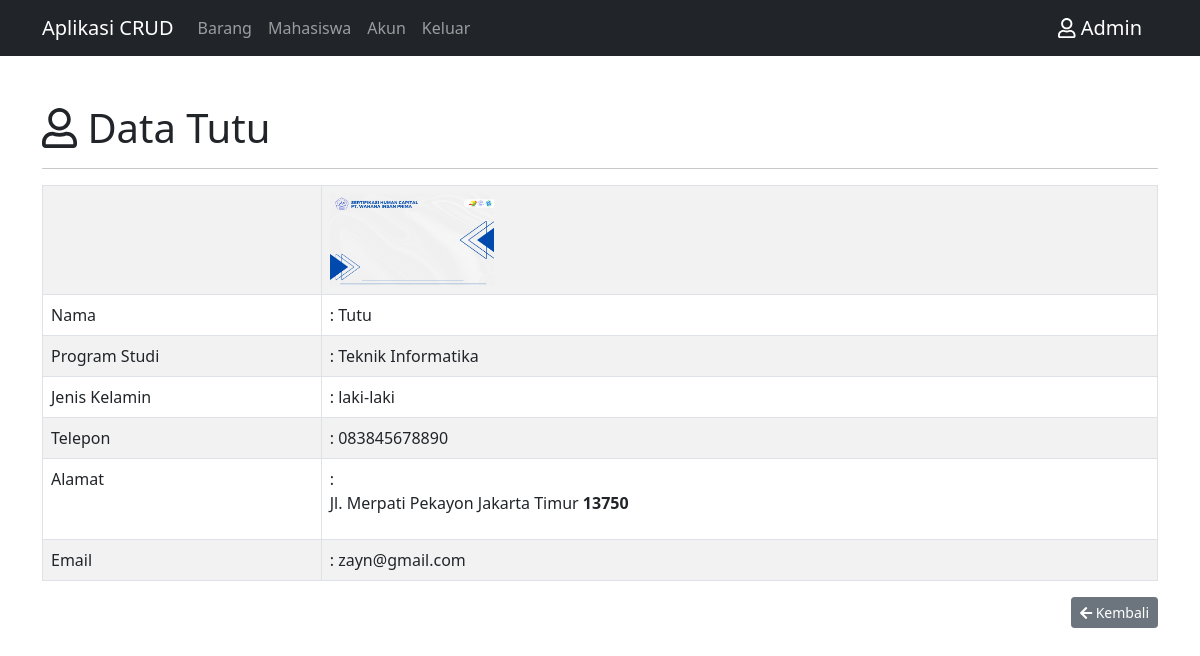
Screenshot of /detail-mahasiswa.php?id_mahasiswa=10 (signed in) with the database file from the repository.
### tables this page shows
CREATE TABLE `mahasiswa` (
  `id_mahasiswa` int(11) NOT NULL,
  `nama` varchar(100) NOT NULL,
  `prodi` varchar(50) NOT NULL,
  `jk` varchar(20) NOT NULL,
  `telepon` varchar(20) NOT NULL,
  `alamat` text NOT NULL,
  `email` varchar(30) NOT NULL,
  `foto` varchar(100) NOT NULL
);

### config/controller-mahasiswa.php (called while the page is built, shortened)
<?php
function select($query)
{
    global $db;
    $result = mysqli_query($db, $query);
    $rows = [];
    while ($row = mysqli_fetch_assoc($result)) {
        $rows[] = $row;
    }
    return $rows;
}

### detail-mahasiswa.php (the view, shortened to what this page needs)
<?php
include 'layout/header.php';
$id_mahasiswa = (int)$_GET['id_mahasiswa'];
$mahasiswa = select("SELECT * FROM mahasiswa WHERE id_mahasiswa = $id_mahasiswa")[0];
?>
<div class="container mt-5">
    <h1><i class="far fa-user"></i> Data <?= $mahasiswa['nama']; ?></h1>
    <hr>
    <table class="table table-bordered table-striped" mt-3>
        <tr>
            <td width="25%"></td>
            <td>
                <a href="assets/img/<?= $mahasiswa['foto'] ?>">
                    <img src="assets/img/<?= $mahasiswa['foto'] ?>" alt="foto" width="20%">
                </a>
            </td>
        </tr>
        <tr>
            <td>Nama</td>
            <td>: <?= $mahasiswa['nama']; ?></td>
        </tr>
        <tr>
            <td>Program Studi</td>
            <td>: <?= $mahasiswa['prodi']; ?></td>
        </tr>
        <tr>
            <td>Jenis Kelamin</td>
            <td>: <?= $mahasiswa['jk']; ?></td>
        </tr>
        <tr>
            <td>Telepon</td>
            <td>: <?= $mahasiswa['telepon']; ?></td>
        </tr>
        <tr>
            <td>Alamat</td>
            <td>: <?= $mahasiswa['alamat']; ?></td>
        </tr>
        <tr>
            <td>Email</td>
            <td>: <?= $mahasiswa['email']; ?></td>
        </tr>
    </table>
    <a href="mahasiswa.php" class="btn btn-secondary btn-sm" style="float: right;"> <i class="fas fa-arrow-left"></i> Kembali</a>
</div>
<?php
include 'layout/footer.php';

### rows the page displays
mahasiswa: nama "Tutu", foto (picture), prodi "Teknik Informatika", jk "laki-laki", telepon "083845678890", alamat "Jl. Merpati Pekayon Jakarta Timur 13750", email "zayn@gmail.com"

### other values shown
$_SESSION['nama'] "Admin"
